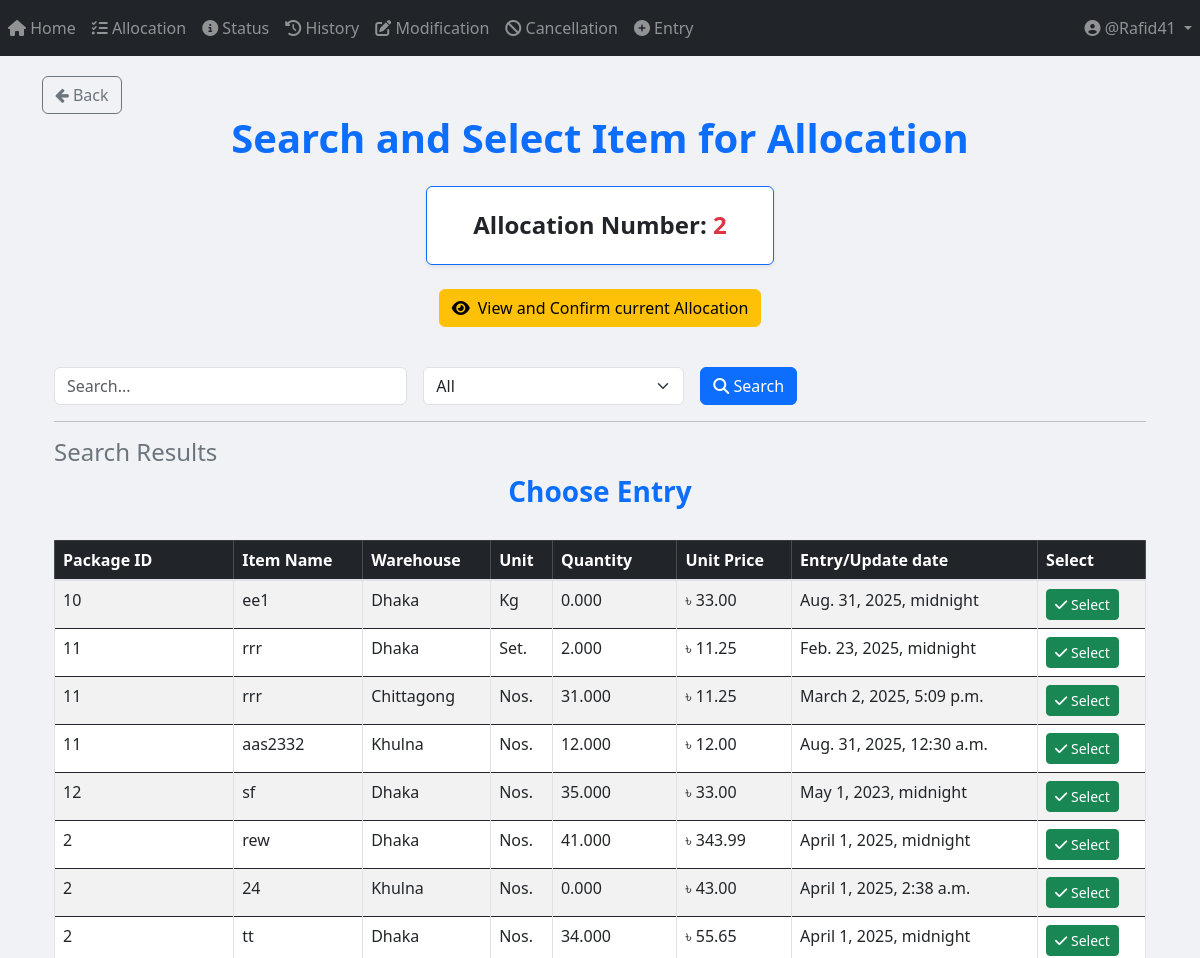
The app's page /allocation/Search_and_Select/2/ (signed in, upper part), older data.
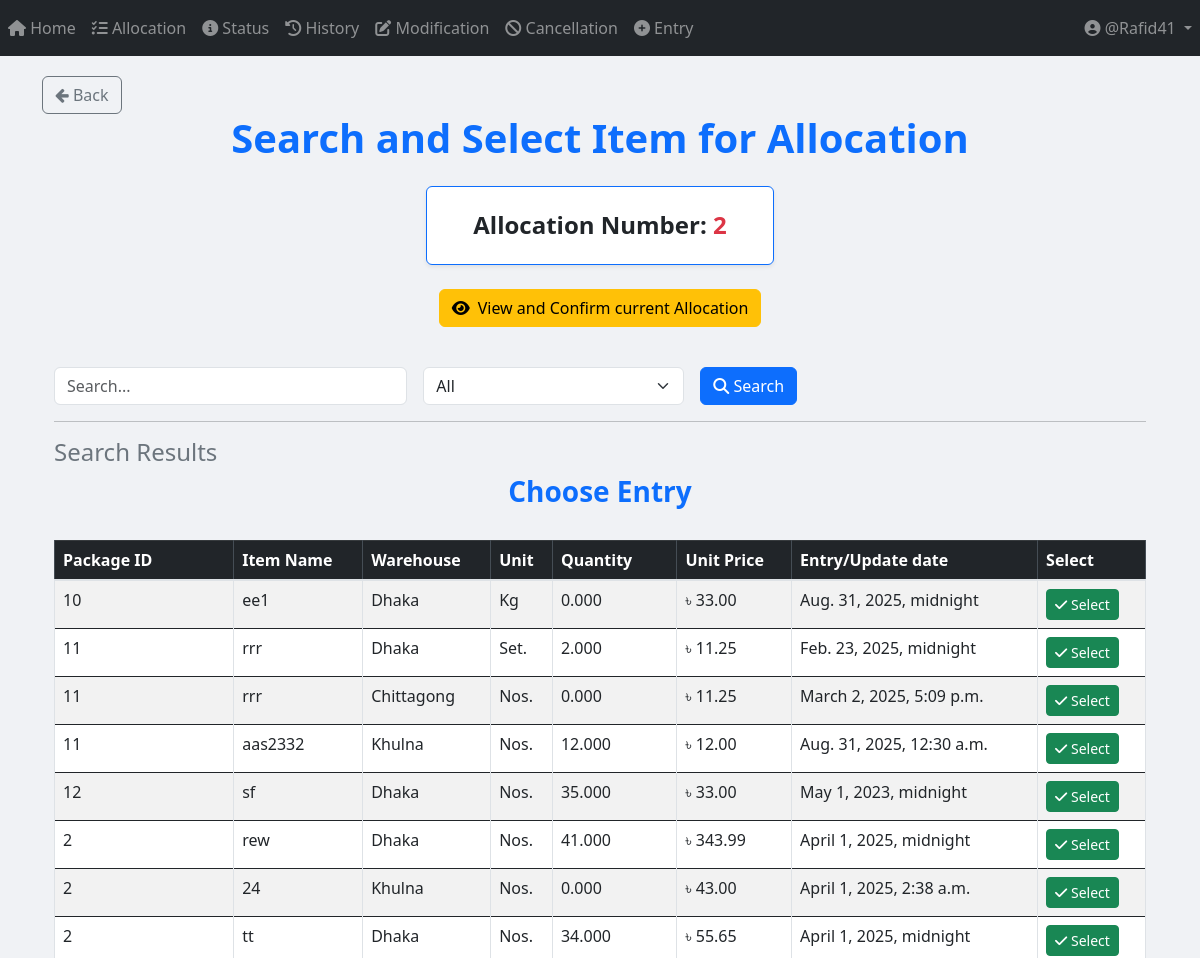
The same page, newer data.
### App_Entry/models.py (models this page shows, shortened)
class Item(models.Model):
    WAREHOUSE_CHOICES = [
        ("Dhaka", "Dhaka"),
        ("Khulna", "Khulna"),
        ("Chittagong", "Chittagong"),
    ]
    UNIT_CHOICES = [
        ("Nos.", "Nos."),
        ("Mtr.", "Mtr."),
        ("Km.", "Km."),
        ("Set.", "Set."),
        ("Pair.", "Pair."),
        ("Kg", "Kg"),
        ("Lot", "Lot"),
        ("Pcs", "Pcs"),
        ("Coil", "Coil"),
        ("Box", "Box"),
        ("Feet", "Feet"),
        ("Liter", "Liter"),
        ("m3", "m3"),
        ("m2", "m2"),
        ("Ream", "Ream"),
        ("Bundle", "Bundle"),
        ("Carton", "Carton"),
    ]
    name = models.CharField(max_length=255)
    description = models.TextField(blank=True, null=True)
    warehouse = models.CharField(
        max_length=50, choices=WAREHOUSE_CHOICES, default="Dhaka"
    )
    unit_of_item = models.CharField(
        max_length=100, choices=UNIT_CHOICES, default="Nos."
    )  # Updated field
    unit_price = models.DecimalField(max_digits=15, decimal_places=2, default=0.00)
    quantity_of_item = models.DecimalField(
        max_digits=20,
        decimal_places=3,
        default=0.00
    )
    package = models.ForeignKey(
        Package,
        on_delete=models.SET_NULL,
        related_name="package_of_item",
        null=True,
    )
    created_at = models.DateTimeField(default=timezone.now)

class Package(models.Model):
    packageId = models.TextField(unique=True)

### App_Allocation/views/Allocation_view.py (the view, shortened to what this page needs)
# urls.py: path('Search_and_Select/<int:allocation_id>/', views.Search_and_Select, name='Search_and_Select'),
@login_required
def Search_and_Select(request, allocation_id=None):
    query = request.GET.get("query", "").strip()
    filter_by = request.GET.get("filter_by", "All")
    date_filter = request.GET.get("date", "")
    items = Item.objects.all()
    if filter_by == "Entry/Update date" and date_filter:
        try:
            date_obj = datetime.strptime(date_filter, "%Y-%m-%d")
            items = items.filter(created_at__date=date_obj.date())
        except ValueError:
            pass
    items = items.order_by("package__packageId")
    allocation_number = None
    if allocation_id:
        try:
            allocation = Allocation_Number.objects.get(id=allocation_id)
            allocation_number = allocation.allocation_no
        except Allocation_Number.DoesNotExist:
            messages.error(request, "Invalid Allocation Number.")
    return render(
        request,
        "App_Allocation/Search_and_Select.html",
        {
            "items": items,
            "query": query,
            "filter_by": filter_by,
            "date_filter": date_filter,
            "allocation_number": allocation_number,
            "allocation_id": allocation_id,
        },
    )

### templates/App_Allocation/Search_and_Select.html (shortened to what this page needs)
{% extends 'base.html' %}
{% load crispy_forms_tags %}
{% load static %}
{% block body_block %}
<a href="{% url 'App_Allocation:select_allocation_number' %}" class="btn btn-outline-secondary">
    <i class="fa fa-arrow-left"></i> Back
</a>
<center>
    <h1 class="fw-bold text-primary"><b> Search and Select Item for Allocation </b></h1>
    <div class="container mt-4">
        <div class="row">
            <div class="col-md-6 col-lg-4 mx-auto">
                <div class="card shadow-sm border-primary p-3 text-center">
                    {% if allocation_number %}
                    <h4 class="fw-bold mt-2">Allocation Number: <b class="text-danger">{{ allocation_number }}</b></h4>
                    {% endif %}
                </div>
            </div>
        </div>
    </div>
</center>
<br>
<div class="d-flex justify-content-center">
    <a href="{%url 'App_Allocation:view_confirm_allocation' allocation_id %}" class="btn btn-warning d-flex align-items-center">
        <i class="fas fa-eye mr-2"></i> View and Confirm current Allocation
    </a>
</div>
<div class="container mt-3">
    <br>
    <form method="GET" action="{% url 'App_Allocation:Search_and_Select' allocation_id %}" class="row g-3">
        <div class="col-md-4">
            <input type="text" name="query" id="searchQuery" class="form-control" placeholder="Search..." value="{{ query }}">
        </div>
        <div class="col-md-3">
            <select name="filter_by" id="filterDropdown" class="form-select" onchange="toggleInputFields()">
                <option value="All" {% if filter_by == "All" %}selected{% endif %}>All</option>
            </select>
        </div>
        <div class="col-md-2">
            <button type="submit" class="btn btn-primary"><i class="fas fa-search"></i> Search</button>
        </div>
    </form>
    <hr>
    <h4 class="text-secondary">Search Results</h4>
    <div class="table-responsive">
        <h3 class="text-center text-primary"><b>Choose Entry</b></h3>
        <br>
        <table class="table table-bordered table-striped table-hover">
            <thead class="table-dark sticky-top">
                <tr>
                    <th>Package ID</th>
                    <th>Item Name</th>
                    <th>Warehouse</th>
                    <th>Unit</th>
                    <th>Quantity</th>
                    <th>Unit Price</th>
                    <th>Entry/Update date</th>
                    <th>Select</th>
                </tr>
            </thead>
            <tbody>
                {% if items %}
                    {% for item in items %}
                    <tr class="selectable-row">
                        <td>{{ item.package.packageId }}</td>
                        <td>{{ item.name }}</td>
                        <td>{{ item.warehouse }}</td>
                        <td>{{ item.unit_of_item }}</td>
                        <td>{{ item.quantity_of_item }}</td>
                        <td>৳ {{ item.unit_price }}</td>
                        <td>{{ item.created_at }}</td>
                        <td>
                            <a
                            href="{% url 'App_Allocation:allocate_item' allocation_id item.id %}"
                            class="btn btn-success btn-sm select-btn"><i class="fas fa-check"></i> Select</a>
                        </td>
                    </tr>
                    {% endfor %}
                {% else %}
                    <tr>
                        <td colspan="8" class="text-center text-danger">No matching data found</td>
                    </tr>
                {% endif %}
            </tbody>
        </table>
    </div>
</div>
{% endblock %}

Row changes from the older to the newer data that the page shows:
changed Item "Chittagong": quantity_of_item "31.000" → "0.000"
